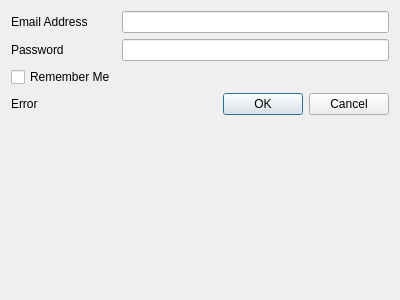
<?xml version="1.0" encoding="UTF-8"?>
<ui version="4.0">
 <class>ScreepsLoginDialog</class>
 <widget class="QDialog" name="ScreepsLoginDialog">
  <property name="geometry">
   <rect>
    <x>0</x>
    <y>0</y>
    <width>400</width>
    <height>300</height>
   </rect>
  </property>
  <property name="windowTitle">
   <string>Login to Screeps</string>
  </property>
  <layout class="QFormLayout" name="formLayout">
   <item row="1" column="0">
    <widget class="QLabel" name="label">
     <property name="text">
      <string>Email Address</string>
     </property>
    </widget>
   </item>
   <item row="1" column="1">
    <widget class="QLineEdit" name="emailEdt"/>
   </item>
   <item row="2" column="0">
    <widget class="QLabel" name="label_2">
     <property name="text">
      <string>Password</string>
     </property>
    </widget>
   </item>
   <item row="2" column="1">
    <widget class="QLineEdit" name="passwordEdit">
     <property name="echoMode">
      <enum>QLineEdit::Password</enum>
     </property>
    </widget>
   </item>
   <item row="3" column="0">
    <widget class="QCheckBox" name="checkBox">
     <property name="text">
      <string>Remember Me</string>
     </property>
    </widget>
   </item>
   <item row="4" column="1">
    <widget class="QDialogButtonBox" name="buttonBox">
     <property name="orientation">
      <enum>Qt::Horizontal</enum>
     </property>
     <property name="standardButtons">
      <set>QDialogButtonBox::Cancel|QDialogButtonBox::Ok</set>
     </property>
     <property name="centerButtons">
      <bool>false</bool>
     </property>
    </widget>
   </item>
   <item row="4" column="0">
    <widget class="QLabel" name="errorLabel">
     <property name="text">
      <string>Error</string>
     </property>
    </widget>
   </item>
  </layout>
 </widget>
 <resources/>
 <connections>
  <connection>
   <sender>buttonBox</sender>
   <signal>accepted()</signal>
   <receiver>ScreepsLoginDialog</receiver>
   <slot>accept()</slot>
   <hints>
    <hint type="sourcelabel">
     <x>248</x>
     <y>254</y>
    </hint>
    <hint type="destinationlabel">
     <x>157</x>
     <y>274</y>
    </hint>
   </hints>
  </connection>
  <connection>
   <sender>buttonBox</sender>
   <signal>rejected()</signal>
   <receiver>ScreepsLoginDialog</receiver>
   <slot>reject()</slot>
   <hints>
    <hint type="sourcelabel">
     <x>316</x>
     <y>260</y>
    </hint>
    <hint type="destinationlabel">
     <x>286</x>
     <y>274</y>
    </hint>
   </hints>
  </connection>
 </connections>
</ui>
